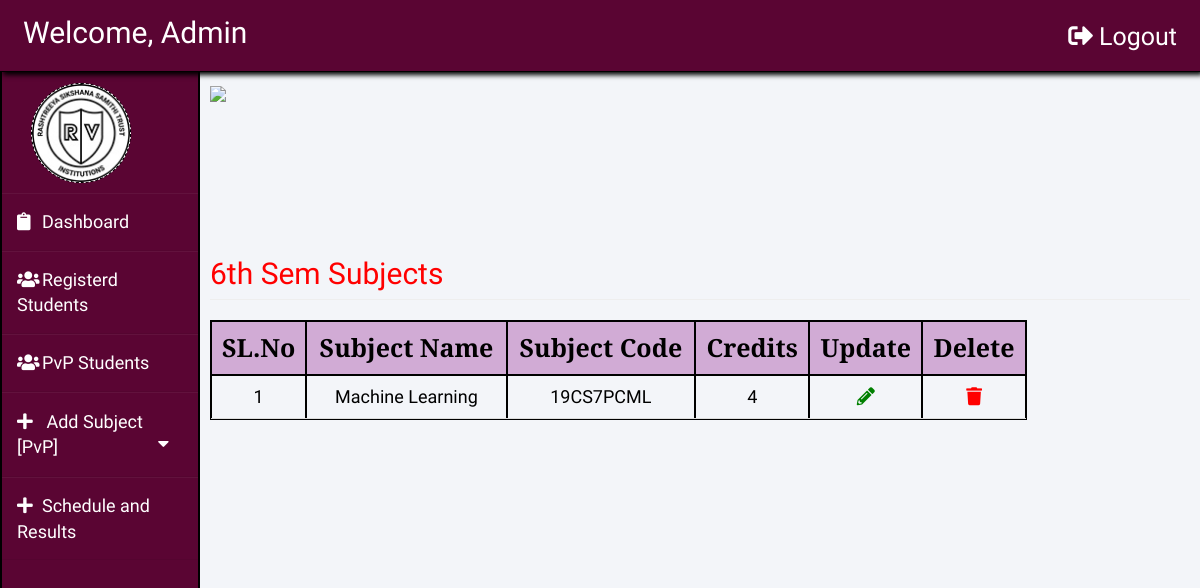
Screenshot of /admin/dashboard.php?page=disp_s6 (signed in) with the database file from the repository.
### tables this page shows
CREATE TABLE `add_s6` (
  `id` int(255) NOT NULL,
  `sub_name` varchar(255) NOT NULL,
  `sub_code` varchar(255) NOT NULL,
  `credits` bigint(255) NOT NULL
);

### admin/disp_see/disp_s6.php (the view, shortened to what this page needs)
<?php
    require_once('../connection.php');
    $query1 = "SELECT * FROM add_s6";
    $result = mysqli_query($con,$query1);
    $rr=mysqli_num_rows($result);
    if(!$rr)
    {
        echo "<h2 style='color:red;color:#ff0000;font-family:Acme;'>No Subjects Listed/Added Yet.</h2>";
    }
    else
    {
?>
<!DOCTYPE html>
<html lang="en">
<head>
    <link rel="stylesheet" href="https://use.fontawesome.com/releases/v5.3.1/css/all.css">
    </head>
<body>
    <img id="head" width="500px" style = "font-family:'PT Serif';" left:10 align='left' src = "../css/images/rvceheader.png">
    <br /><br /><br /><br /><br /><br />
    <h2 style="color:#ff0000;font-family:'Acme';" class = "page-header">6th Sem Subjects</h2>
    <div class = "col-lg-10 mcon text-center">
        <table id="mytab1" width = "100%" class="mtab table table-bordered table-hover table-responsive" style="margin-top:0;">
    	    <tr align = 'center' style = "background-color:rgba(128,0,128,0.3);color:black;font-size:25px;font-family: 'PT serif';" class="table-info">
                <th style='border:2px solid black'>SL.No</th>
                <th style='border:2px solid black'>Subject Name</th>
                <th style='border:2px solid black'>Subject Code</th>
                <th style='border:2px solid black'>Credits</th>
                <th style='border:2px solid black'>Update</th>
                <th style='border:2px solid black'>Delete</th>
            </tr>
            <?php
                $i=1;
                while($row = mysqli_fetch_array($result))
                    {
                        echo "<tr style='color:black;border-bottom:2px solid black;font-size:18px;border-right:2px solid black;border-top:2px solid black;border-left:2px solid black;'>";
                        echo "<td style='border:2px solid black' align = 'center'>".$i."</td>";
                        echo "<td style='border:2px solid black' align = 'center'>".$row['sub_name']."</td>";
                        echo "<td style='border:2px solid black' align = 'center'>".$row['sub_code']."</td>";
                        echo "<td style='border:2px solid black' align = 'center'>".$row['credits']."</td>";
            ?>
                        <td align = 'center' style='border:2px solid black'> <a href="update_s6.php?id=<?php echo $row['id']; ?>" style='color:green'><i class = "fas fa-pencil-alt"></i></a> </td>
                        <td align = 'center' style='border:2px solid black'> <a href="javascript:DeleteUser('<?php echo $row['id']; ?>')" style='color:red'><i class = "fas fa-trash"></i></a> </td>
            <?php
                $i++;
                }
            ?>
            <?php
                }
            ?>
        </table>
    </div>
</body>
</html>

### css/dashboard.css (style rules this page uses)
body { padding-top: 50px; }
.main .page-header { margin-top: 0; }

### admin/dashboard.php (style rules this page uses)
body { background-color: #f3f5f9; }

### admin/disp_see/disp_s6.php (style rules this page uses)
.mcon { margin-top: auto; margin-left: auto; padding: 0; }
.mtab { margin-top: auto; margin-left: auto; padding: 0; font-family: 'Acme'; }
table th { text-align: center; }

### rows the page displays
add_s6: sub_name "Machine Learning", sub_code "19CS7PCML", credits "4"
